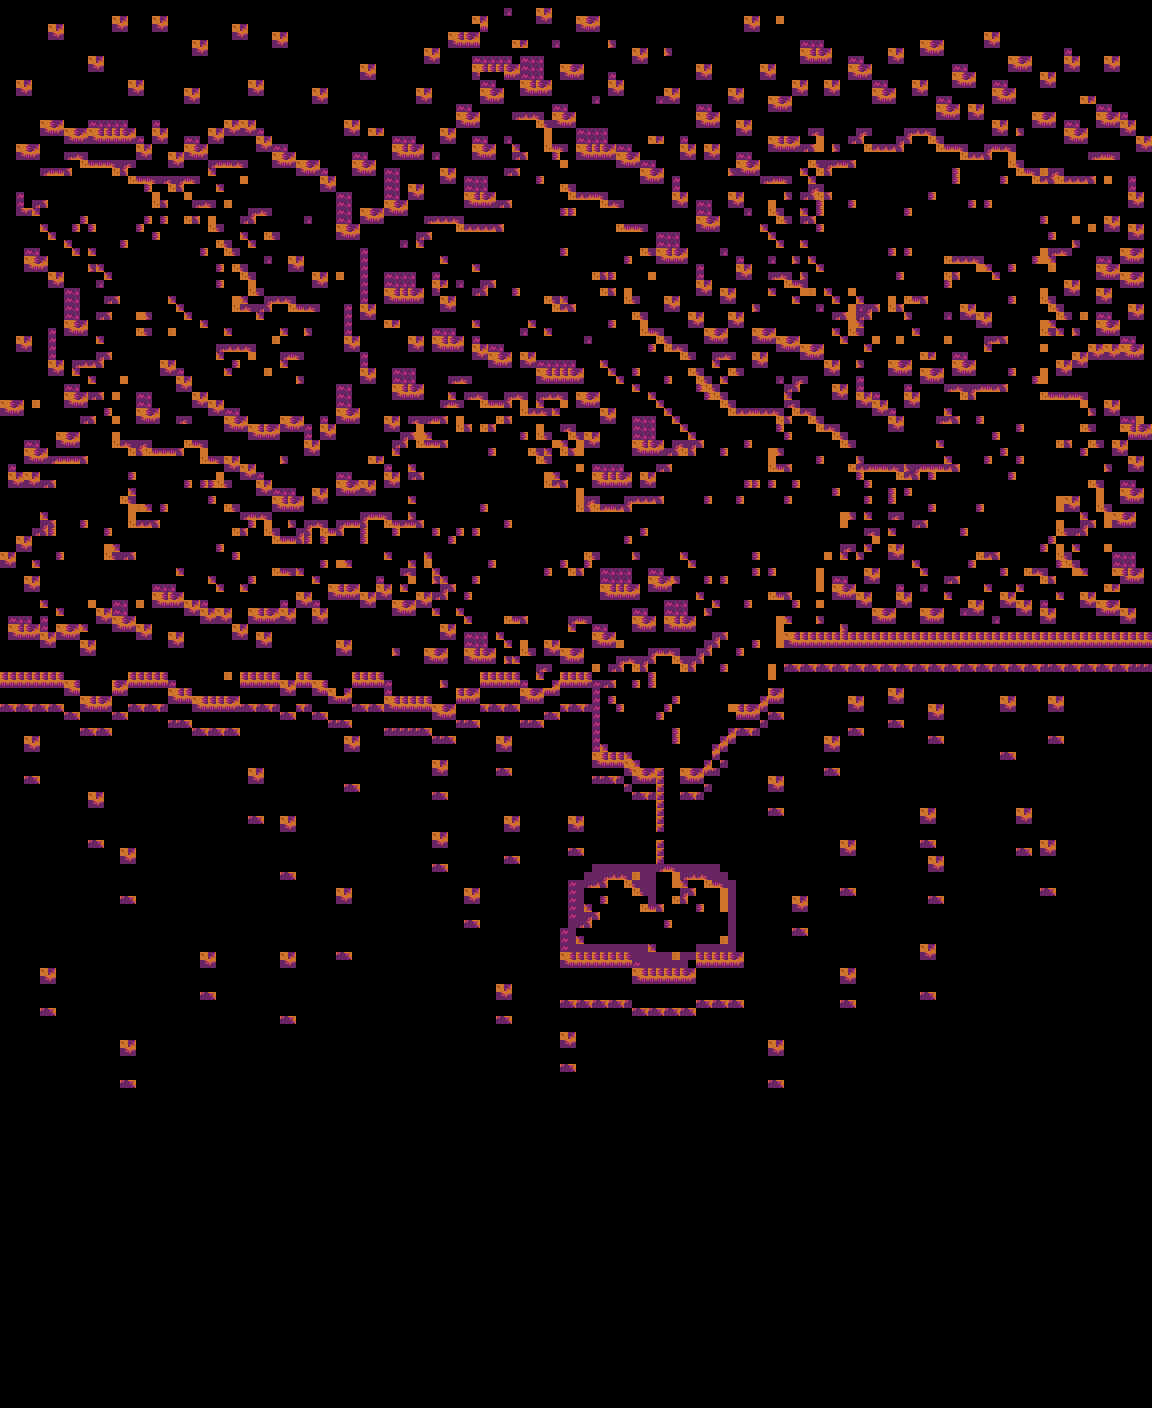

A 2D game scene composited from a Tiled map and its tileset images. What follows is a short description and the map's XML, with each tile layer's data collapsed to a summary:
An orthogonal 144x176 tile map with 8x8 px tiles, 1 tile layer (Tile Layer 1) and 19 objects (11x troll, 3x lantern, 3x solid, wood, key).

<map version="1.9" tiledversion="1.9.1" orientation="orthogonal" renderorder="right-down" width="144" height="176" tilewidth="8" tileheight="8" infinite="0" nextlayerid="6" nextobjectid="24">
 <editorsettings>
  <export target="../../resources/maps/level1.csv" format="csv" />
 </editorsettings>
 <tileset firstgid="1" source="tileset.tsx" />
 <layer id="1" name="Tile Layer 1" width="144" height="176">
  <data>[25344 cells, 16614 non-empty, 54 distinct tile ids]</data>
 </layer>
 <objectgroup id="2" name="Enemies">
  <object id="4" name="troll" x="254.333" y="563.333">
   <point />
  </object>
  <object id="5" name="troll" x="540" y="439.667">
   <point />
  </object>
  <object id="6" name="troll" x="600.667" y="528.333">
   <point />
  </object>
  <object id="8" name="troll" x="642.5" y="701.5">
   <point />
  </object>
  <object id="9" name="troll" x="816.75" y="614">
   <point />
  </object>
  <object id="10" name="troll" x="822" y="435.5">
   <point />
  </object>
  <object id="11" name="troll" x="618" y="321.333">
   <point />
  </object>
  <object id="12" name="troll" x="528" y="166.667">
   <point />
  </object>
  <object id="13" name="troll" x="860.667" y="152">
   <point />
  </object>
  <object id="14" name="troll" x="826.667" y="192.667">
   <point />
  </object>
  <object id="15" name="troll" x="1105.33" y="187.333">
   <point />
  </object>
 </objectgroup>
 <objectgroup id="3" name="lantern">
  <object id="1" name="lantern" x="88" y="527">
   <point />
  </object>
  <object id="2" name="lantern" x="575.333" y="208">
   <point />
  </object>
  <object id="3" name="lantern" x="1054" y="215.5">
   <point />
  </object>
 </objectgroup>
 <objectgroup id="4" name="collectables">
  <object id="16" name="wood" x="453.333" y="244.667">
   <point />
  </object>
  <object id="17" name="key" x="664" y="957">
   <point />
  </object>
 </objectgroup>
 <objectgroup id="5" name="solids">
  <object id="18" class="solid" x="656" y="832" width="24" height="8" />
  <object id="22" class="solid" x="888" y="456" width="16" height="80" />
  <object id="23" class="solid" x="976" y="368" width="80" height="16" />
 </objectgroup>
</map>